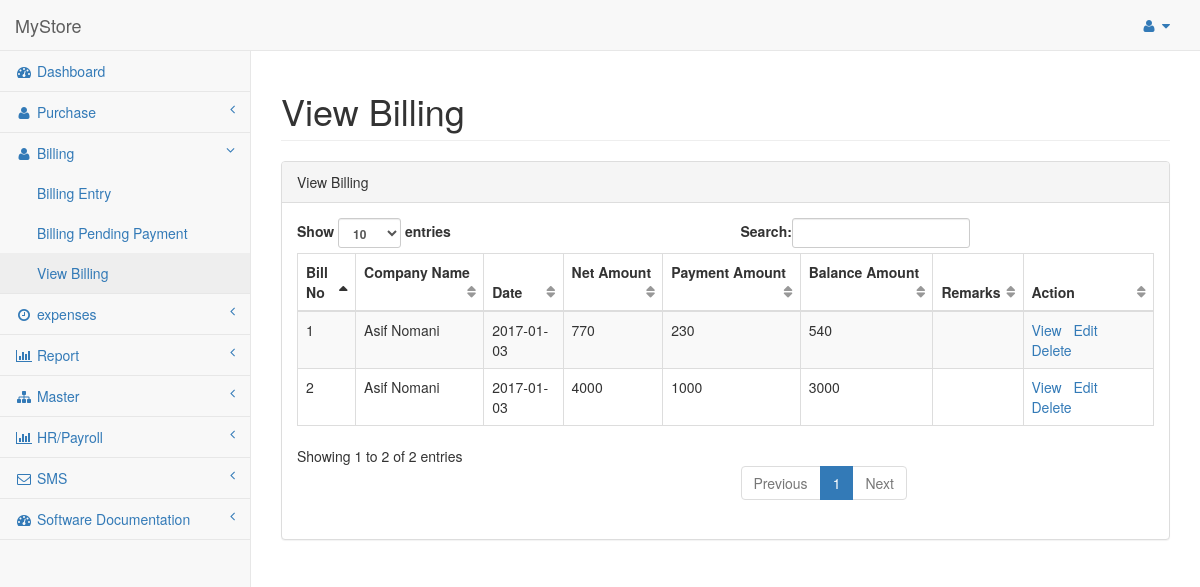
The page /View-Sales.php (signed in) on the database its author committed.
### tables this page shows
CREATE TABLE IF NOT EXISTS `sale` (
  `sale_id` int(11) NOT NULL AUTO_INCREMENT,
  `customer_id` int(11) NOT NULL,
  `van_no` varchar(255) NOT NULL,
  `tot_cash_amt` double NOT NULL,
  `net_cash_amt` double NOT NULL,
  `tax` double NOT NULL,
  `discount` double NOT NULL,
  `payment_amount` double NOT NULL,
  `remark` text NOT NULL,
  `entry_data` date NOT NULL,
  `payment_mode` varchar(255) NOT NULL,
  `cheque_no` varchar(255) NOT NULL,
  `cheque_date` varchar(255) NOT NULL,
  `bank_name` varchar(255) NOT NULL,
  `narration` varchar(255) NOT NULL,
  `entrytime` timestamp NOT NULL DEFAULT CURRENT_TIMESTAMP ON UPDATE CURRENT_TIMESTAMP,
  `delete_record` int(11) NOT NULL,
  `delete_date` date NOT NULL,
  PRIMARY KEY (`sale_id`)
);

CREATE TABLE IF NOT EXISTS `customer` (
  `customer_id` int(11) NOT NULL AUTO_INCREMENT,
  `customer_name` varchar(255) NOT NULL,
  `mobile_no` varchar(255) NOT NULL,
  `email_id` varchar(255) NOT NULL,
  `address` text NOT NULL,
  PRIMARY KEY (`customer_id`)
);

### View-Sales.php (the view, shortened to what this page needs)
<?php include('header.php'); ?>
        <div id="page-wrapper">
            <div class="row">
                <div class="col-lg-12">
                    <h1 class="page-header">View Billing</h1>
                </div>
            </div>
            <div class="row">
                <div class="col-lg-12">
                    <div class="panel panel-default">
                        <div class="panel-heading">
                           View Billing
                        </div>
                        <div class="panel-body">
                            <div class="dataTable_wrapper">
                                <table class="table table-striped table-bordered table-hover" id="dataTables-example">
                                    <thead>
                                        <tr>
                                            <th>Bill No</th>
                                            <th>Company Name</th>
                                            <th>Date</th>
                                            <th>Net Amount</th>
                                            <th>Payment Amount</th>
                                            <th>Balance Amount</th>
                                            <th>Remarks</th>
											<th>Action</th>
                                        </tr>
                                    </thead>
                                    <tbody>
									<?php
										$sql = mysql_query("SELECT * FROM sale s,customer c WHERE c.customer_id=s.customer_id And s.delete_record=0 ORDER BY `s`.`sale_id` DESC");
										while($res = mysql_fetch_array($sql)){
									?>
                                        <tr class="odd gradeX">
                                            <td><?php echo $res['sale_id']; ?></td>
                                            <td><?php echo $res['customer_name']; ?></td>
                                            <td><?php echo $res['entry_data']; ?></td>
                                            <td><?php echo $res['net_cash_amt']; ?></td>
                                            <td class="center">
											<?php
												$sale_id = $res['sale_id'];
												$sqls = mysql_query("SELECT SUM(payment_amount) tot FROM sale_payment WHERE sale_id=$sale_id");
												$respay = mysql_fetch_array($sqls);
												echo $respay['tot'];
											?>
											</td>
                                            <td class="center"><?php echo (($res['net_cash_amt']) - ($respay['tot'])); ?></td>
                                            <td class="center"><?php echo $res['remark']; ?></td>
											<td class="center"><a target="_blank()" href="view_sale_bill.php?sale_id=<?php echo $res['sale_id']; ?>">View</a> &nbsp <a href="Sale-Entry-Upadte.php?sale_id=<?php echo $res['sale_id']; ?>">Edit</a> &nbsp <a href="Sale-Entry-Delete.php?sale_id=<?php echo $res['sale_id']; ?>">Delete</a></td>
                                        </tr>
									<?php
										}
									?>
                                    </tbody>
                                </table>
                            </div>
                        </div>
                    </div>
                </div>
            </div>
        </div>
    </div>
</body>
</html>

### rows shown on the page
sale: sale_id "2", customer.customer_name "Asif Nomani", entry_data "2017-01-03", net_cash_amt "4000", tot "1000", tot "3000"
sale: sale_id "1", customer.customer_name "Asif Nomani", entry_data "2017-01-03", net_cash_amt "770", tot "230", tot "540"
